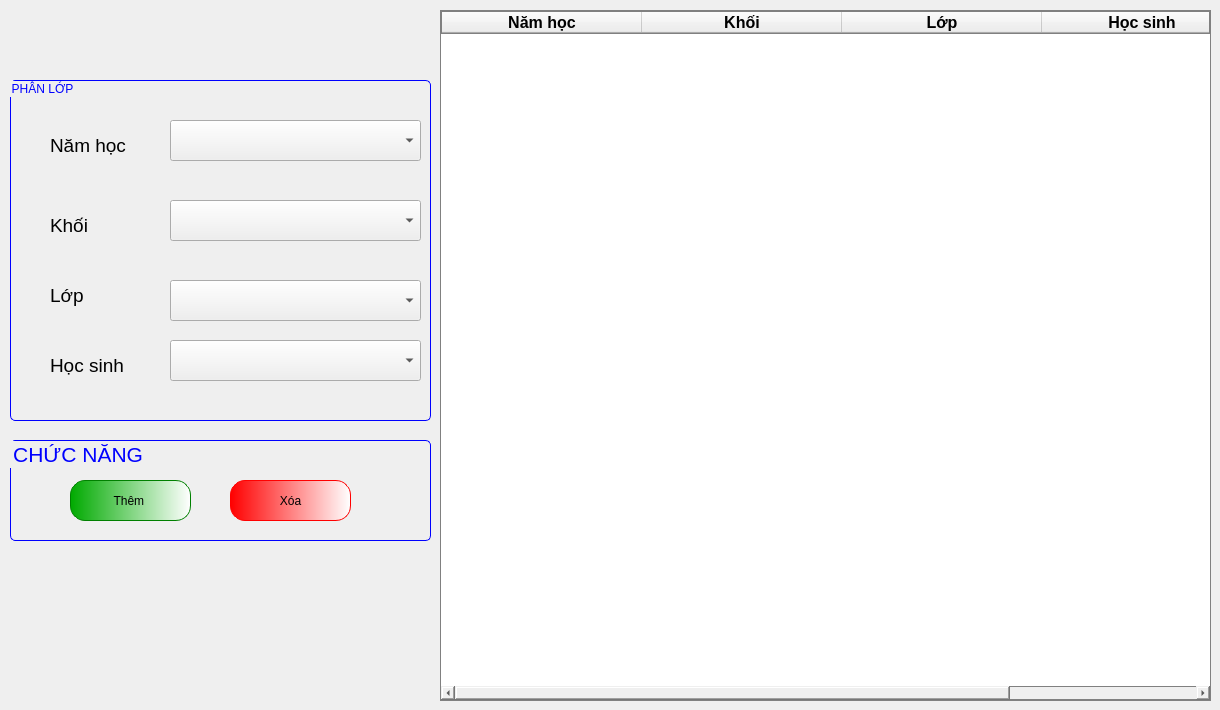
      <widget class="QWidget" name="tab_4">
       <attribute name="title">
        <string>Phân lớp</string>
       </attribute>
       <widget class="QGroupBox" name="groupBox_5">
        <property name="geometry">
         <rect>
          <x>10</x>
          <y>80</y>
          <width>421</width>
          <height>341</height>
         </rect>
        </property>
        <property name="styleSheet">
         <string notr="true">QGroupBox{
border-radius: 5px;
border:0.5px solid blue;
	font: 14pt &quot;Tahoma&quot;;
color:blue;
}</string>
        </property>
        <property name="title">
         <string>PHÂN LỚP</string>
        </property>
        <widget class="QLabel" name="label_66">
         <property name="geometry">
          <rect>
           <x>40</x>
           <y>50</y>
           <width>111</width>
           <height>31</height>
          </rect>
         </property>
         <property name="font">
          <font>
           <family>Tahoma</family>
           <pointsize>14</pointsize>
          </font>
         </property>
         <property name="text">
          <string>Năm học</string>
         </property>
        </widget>
        <widget class="QLabel" name="label_81">
         <property name="geometry">
          <rect>
           <x>40</x>
           <y>130</y>
           <width>101</width>
           <height>31</height>
          </rect>
         </property>
         <property name="font">
          <font>
           <family>Tahoma</family>
           <pointsize>14</pointsize>
          </font>
         </property>
         <property name="text">
          <string>Khối</string>
         </property>
        </widget>
        <widget class="QComboBox" name="cBoxNH">
         <property name="geometry">
          <rect>
           <x>160</x>
           <y>40</y>
           <width>251</width>
           <height>41</height>
          </rect>
         </property>
         <property name="styleSheet">
          <string notr="true">border-color: rgb(170, 170, 127);
color: rgb(0, 0, 0);
font: 14pt &quot;Tahoma&quot;;</string>
         </property>
        </widget>
        <widget class="QComboBox" name="cBoxLop">
         <property name="geometry">
          <rect>
           <x>160</x>
           <y>200</y>
           <width>251</width>
           <height>41</height>
          </rect>
         </property>
         <property name="styleSheet">
          <string notr="true">border-color: rgb(170, 170, 127);
color: rgb(0, 0, 0);
font: 14pt &quot;Tahoma&quot;;</string>
         </property>
        </widget>
        <widget class="QComboBox" name="cbBoxKhoi">
         <property name="geometry">
          <rect>
           <x>160</x>
           <y>120</y>
           <width>251</width>
           <height>41</height>
          </rect>
         </property>
         <property name="styleSheet">
          <string notr="true">border-color: rgb(170, 170, 127);
color: rgb(0, 0, 0);
font: 14pt &quot;Tahoma&quot;;</string>
         </property>
        </widget>
        <widget class="QLabel" name="label_82">
         <property name="geometry">
          <rect>
           <x>40</x>
           <y>200</y>
           <width>81</width>
           <height>31</height>
          </rect>
         </property>
         <property name="font">
          <font>
           <family>Tahoma</family>
           <pointsize>14</pointsize>
          </font>
         </property>
         <property name="text">
          <string>Lớp</string>
         </property>
        </widget>
        <widget class="QLabel" name="label_83">
         <property name="geometry">
          <rect>
           <x>40</x>
           <y>270</y>
           <width>81</width>
           <height>31</height>
          </rect>
         </property>
         <property name="font">
          <font>
           <family>Tahoma</family>
           <pointsize>14</pointsize>
          </font>
         </property>
         <property name="text">
          <string>Học sinh</string>
         </property>
        </widget>
        <widget class="QComboBox" name="cBoxHocSinh">
         <property name="geometry">
          <rect>
           <x>160</x>
           <y>260</y>
           <width>251</width>
           <height>41</height>
          </rect>
         </property>
         <property name="styleSheet">
          <string notr="true">border-color: rgb(170, 170, 127);
color: rgb(0, 0, 0);
font: 14pt &quot;Tahoma&quot;;</string>
         </property>
        </widget>
       </widget>
       <widget class="QGroupBox" name="groupBox_8">
        <property name="geometry">
         <rect>
          <x>10</x>
          <y>440</y>
          <width>421</width>
          <height>101</height>
         </rect>
        </property>
        <property name="font">
         <font>
          <family>Tahoma</family>
          <pointsize>16</pointsize>
         </font>
        </property>
        <property name="styleSheet">
         <string notr="true">QGroupBox{
border:0.5px solid blue;
border-radius:5px;
color:blue;
}</string>
        </property>
        <property name="title">
         <string>CHỨC NĂNG </string>
        </property>
        <widget class="QPushButton" name="btnXoaHocSinhRemoveList">
         <property name="geometry">
          <rect>
           <x>220</x>
           <y>40</y>
           <width>121</width>
           <height>41</height>
          </rect>
         </property>
         <property name="styleSheet">
          <string notr="true">QPushButton{
font: 16pt &quot;Tahoma&quot;;
border-radius:15px;
border:1px solid red;
	background-color: qlineargradient(spread:pad, x1:0, y1:0, x2:1, y2:0, stop:0 rgba(255, 0, 0, 255), stop:1 rgba(255, 255, 255, 255));
}
QPushButton:hover{
	font: 18pt &quot;Tahoma&quot;;
	background-color:qlineargradient(spread:pad, x1:0, y1:0, x2:1, y2:0.028, stop:0 rgba(189, 0, 0, 255), stop:1 rgba(255, 255, 255, 255))
}
</string>
         </property>
         <property name="text">
          <string>Xóa</string>
         </property>
        </widget>
        <widget class="QPushButton" name="btnThemHocSinhIntoList">
         <property name="geometry">
          <rect>
           <x>60</x>
           <y>40</y>
           <width>121</width>
           <height>41</height>
          </rect>
         </property>
         <property name="styleSheet">
          <string notr="true">QPushButton{
font: 16pt &quot;Tahoma&quot;;
border-radius:15px;
border:1px solid green;
	background-color: qlineargradient(spread:pad, x1:0, y1:0, x2:1, y2:0, stop:0 rgba(0, 170, 0, 255), stop:1 rgba(255, 255, 255, 255));
}
QPushButton:hover{
background-color: qlineargradient(spread:pad, x1:0, y1:0, x2:1, y2:0, stop:0 rgba(85, 255, 0, 255), stop:1 rgba(255, 255, 255, 255));
	font: 18pt &quot;Tahoma&quot;;
}
</string>
         </property>
         <property name="text">
          <string>Thêm </string>
         </property>
        </widget>
       </widget>
       <widget class="QTableWidget" name="tableListHocSinh">
        <property name="geometry">
         <rect>
          <x>440</x>
          <y>10</y>
          <width>771</width>
          <height>691</height>
         </rect>
        </property>
        <property name="styleSheet">
         <string notr="true">border: 1px solid gray;
border- radius:2px;
color: rgb(0, 0, 0);
font: 75 14pt &quot;Tahoma&quot;;</string>
        </property>
        <attribute name="horizontalHeaderDefaultSectionSize">
         <number>200</number>
        </attribute>
        <column>
         <property name="text">
          <string>Năm học</string>
         </property>
         <property name="font">
          <font>
           <family>Tahoma</family>
           <pointsize>12</pointsize>
           <weight>75</weight>
           <bold>true</bold>
          </font>
         </property>
         <property name="textAlignment">
          <set>AlignCenter</set>
         </property>
        </column>
        <column>
         <property name="text">
          <string>Khối</string>
         </property>
         <property name="font">
          <font>
           <family>Tahoma</family>
           <pointsize>12</pointsize>
           <weight>75</weight>
           <bold>true</bold>
          </font>
         </property>
         <property name="textAlignment">
          <set>AlignCenter</set>
         </property>
        </column>
        <column>
         <property name="text">
          <string>Lớp</string>
         </property>
         <property name="font">
          <font>
           <family>Tahoma</family>
           <pointsize>12</pointsize>
           <weight>75</weight>
           <bold>true</bold>
          </font>
         </property>
         <property name="textAlignment">
          <set>AlignCenter</set>
         </property>
        </column>
        <column>
         <property name="text">
          <string>Học sinh</string>
         </property>
         <property name="font">
          <font>
           <family>Tahoma</family>
           <pointsize>12</pointsize>
           <weight>75</weight>
           <bold>true</bold>
          </font>
         </property>
         <property name="textAlignment">
          <set>AlignCenter</set>
         </property>
        </column>
       </widget>
      </widget>
